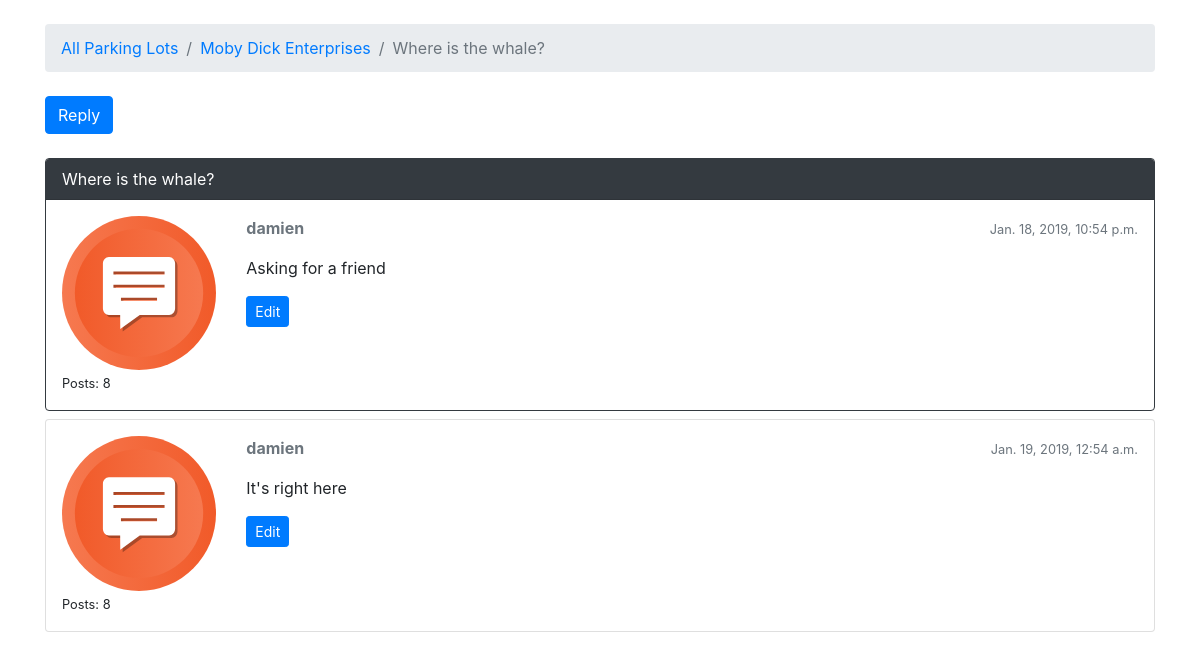
The app's page /lots/moby-dick-enterprises/questions/4/, older data.
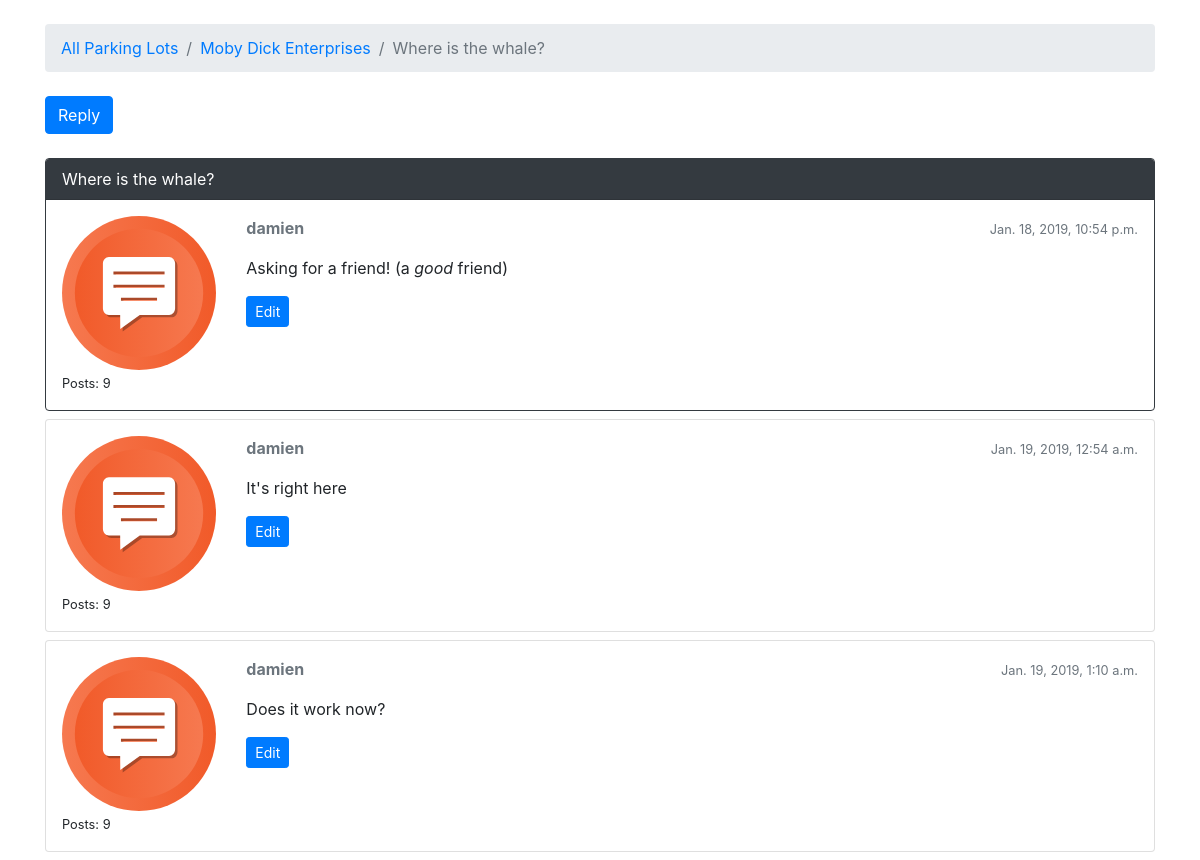
The same page, newer data.
### lot/models.py (models this page shows, shortened)
class Question(models.Model):
    subject = models.CharField(max_length=255)
    last_updated = models.DateTimeField(auto_now_add=True)
    lot = models.ForeignKey(Lot, related_name='questions',
                            on_delete=models.CASCADE)
    starter = models.ForeignKey(User, related_name='questions',
                                on_delete=models.CASCADE)
    views = models.PositiveIntegerField(default=0)

class Lot(models.Model):
    group_name = models.CharField(max_length=30, unique=True)
    description = models.CharField(max_length=100)
    location = models.CharField(max_length=100)
    slug = models.SlugField(unique=True)

class Post(models.Model):
    message = models.TextField(max_length=4000)
    question = models.ForeignKey(Question, related_name='posts',
                                 on_delete=models.CASCADE)
    created_at = models.DateTimeField(auto_now_add=True)
    updated_at = models.DateTimeField(null=True)
    created_by = models.ForeignKey(User, related_name='posts',
                                   on_delete=models.CASCADE)
    updated_by = models.ForeignKey(User, null=True, related_name='+',
                                   on_delete=models.CASCADE)
    def get_message_as_markdown(self):
        return mark_safe(markdown(self.message, safe_mode='escape'))

### lot/views.py (the view)
class PostListView(ListView):
    model = Post
    context_object_name = 'posts'
    template_name = 'comments_on_question.html'
    def get_context_data(self, **kwargs):
        self.question.views += 1
        self.question.save()
        kwargs['question'] = self.question
        return super().get_context_data(**kwargs)
    def get_queryset(self):
        self.question = get_object_or_404(Question,
                                          lot__slug=self.kwargs.get('lot_id'),
                                          pk=self.kwargs.get('question_pk'))
        queryset = self.question.posts.order_by('created_at')
        return queryset

### templates/comments_on_question.html (shortened to what this page needs)
{% extends 'base.html' %}
{% load static %}
{% block breadcrumb %}
  <li class="breadcrumb-item"><a href="{% url 'list_lots' %}">All Parking Lots</a></li>
  <li class="breadcrumb-item"><a href="{% url 'list_questions' question.lot.slug %}">{{ question.lot.group_name }}</a></li>
  <li class="breadcrumb-item active">{{ question.subject }}</li>
{% endblock %}
{% block content %}
  <div class='mb-4'>
      <a href="{% url 'post_comment' question.lot.slug question.pk %}" class="btn btn-primary" role="button">Reply</a>
  </div>
  {% for post in question.posts.all %}
  <div class="card mb-2 {% if forloop.first %}border-dark{% endif %} ">
    {% if forloop.first %}
      <div class="card-header text-white bg-dark py-2 px-3">
        {{question.subject}}
      </div>
    {% endif %}
      <div class="card-body p-3">
        <div class="row">
          <div class="col-2">
            <img src="{% static 'img/comment_icon.svg' %}" alt="{{post.created_by.username}}" class="w-100">
            <small>Posts: {{ post.created_by.posts.count }}</small>
          </div>
          <div class="col-10">
            <div class="row mb-3">
              <div class="col-6">
                <strong class="text-muted">{{ post.created_by.username}} </strong>
              </div>
              <div class="col-6 text-right">
                <small class="text-muted">{{ post.created_at }}</small>
              </div>
            </div>
            {{ post.get_message_as_markdown }}
            <div class="mt-3">
                <a href="{% url 'edit_comment' post.question.lot.slug post.question.pk post.pk %}"
                    class="btn btn-primary btn-sm" role="button">Edit</a>
            </div>
          </div>
        </div>
      </div>
  </div>
{% endfor %}
{% endblock %}

### templates/base.html (shortened to what this page needs)
{% load static %}<!DOCTYPE html>
<html>
  <head>
    <link rel="stylesheet" href="{% static 'css/bootstrap.min.css' %}">
  </head>
  <body>
    <div class="container">
      <ol class="breadcrumb my-4">
        {% block breadcrumb %}
        {% endblock %}
      </ol>
      {% block content %}
      {% endblock %}
    </div>
  </body>
</html>

Row changes from the older to the newer data that the page shows:
changed Post: created_by.posts.count "8" → "9"; get_message_as_markdown "Asking for a friend" → "Asking for a friend! (a good friend)"
computed for Post "It's right here": created_by.posts.count "8" → "9"
added Post: created_by.posts.count "9", created_by.username "damien", created_at "Jan. 19, 2019, 1:10 a.m.", get_message_as_markdown "Does it work now?"
